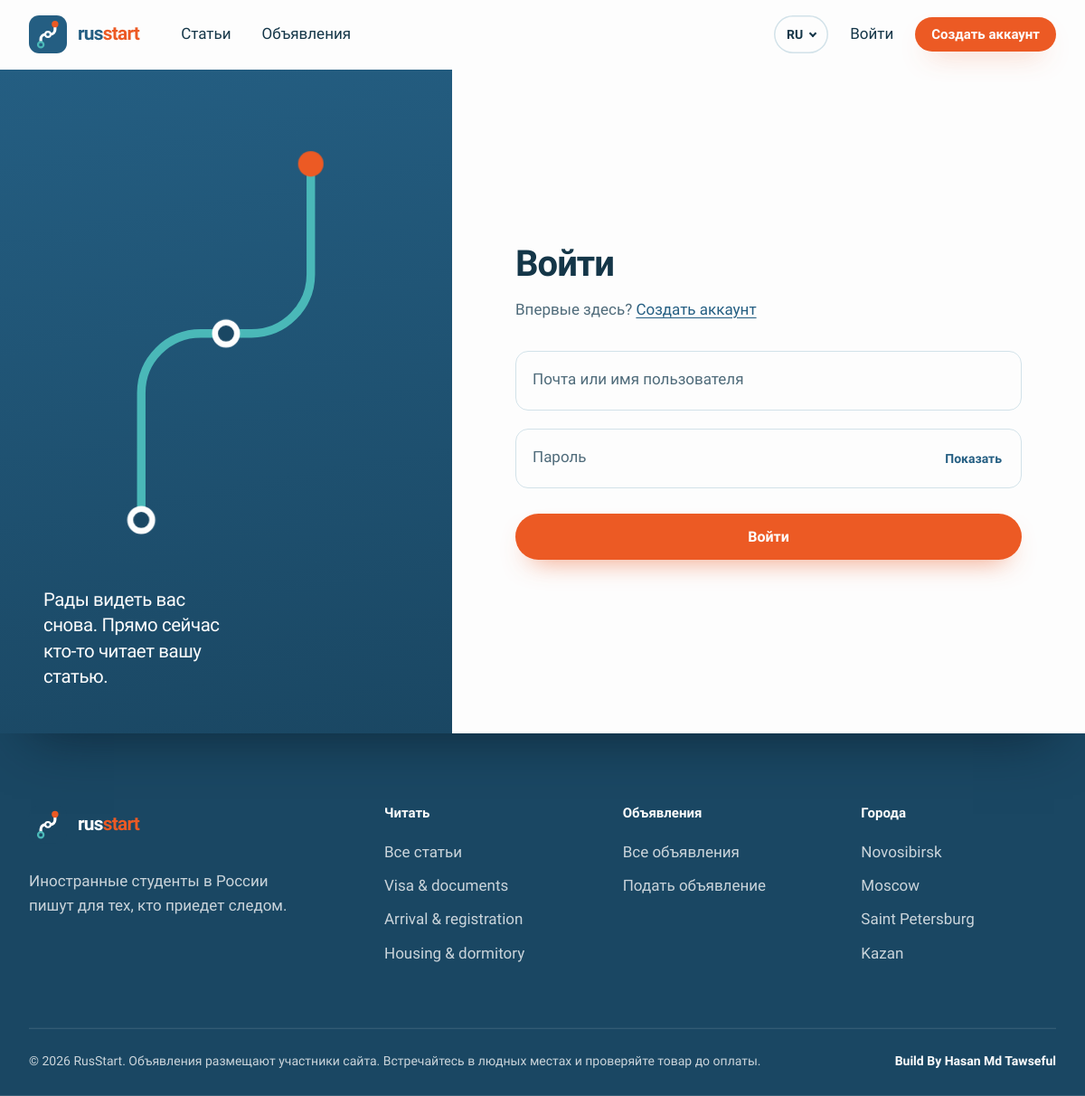
Page /ru/login on the earlier database version.
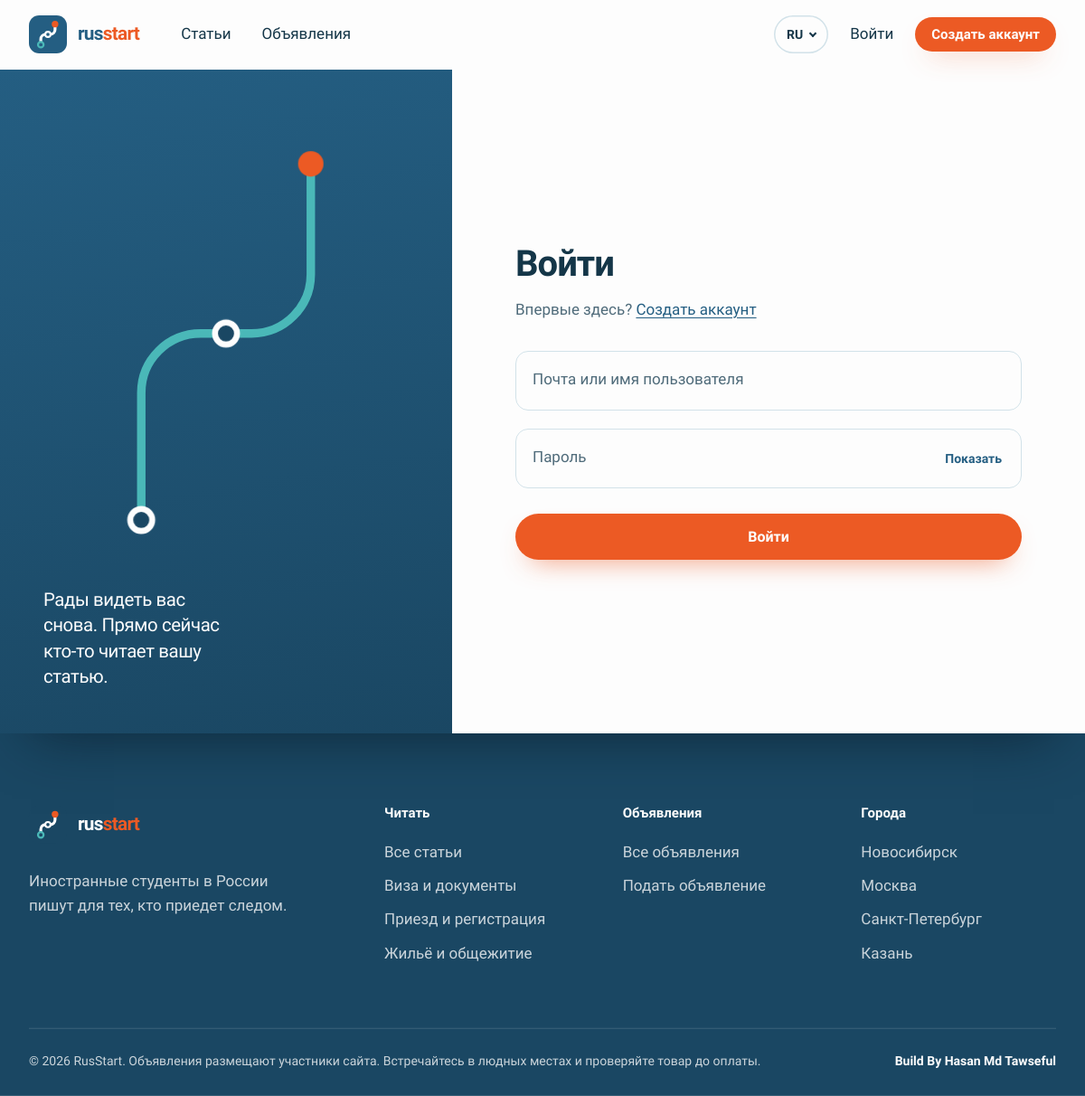
Same page on the later database version.
### tables this page shows
CREATE TABLE IF NOT EXISTS categories (
    id         INT UNSIGNED AUTO_INCREMENT PRIMARY KEY,
    type       ENUM('article','ad') NOT NULL,
    name       VARCHAR(80)  NOT NULL,
    name_ru    VARCHAR(80)  NULL,
    slug       VARCHAR(100) NOT NULL,
    is_default TINYINT(1)   NOT NULL DEFAULT 0,
    created_at TIMESTAMP    NOT NULL DEFAULT CURRENT_TIMESTAMP,
    UNIQUE KEY uq_type_slug (type, slug)
);

CREATE TABLE IF NOT EXISTS cities (
    id         INT UNSIGNED AUTO_INCREMENT PRIMARY KEY,
    name       VARCHAR(80)  NOT NULL,
    name_ru    VARCHAR(80)  NULL,
    slug       VARCHAR(100) NOT NULL UNIQUE,
    is_default TINYINT(1)   NOT NULL DEFAULT 0,
    created_at TIMESTAMP    NOT NULL DEFAULT CURRENT_TIMESTAMP
);

### app/pages/login.php (called while the page is built, shortened)
<?php
render('login', ['title' => t('Log in'), 'bodyClass' => 'is-auth']);

### app/i18n.php (called while the page is built, shortened)
<?php
function t(string $text, ...$args): string
{
    $text = $GLOBALS['strings'][$text] ?? $text;
    return $args ? vsprintf($text, $args) : $text;
}
function et(string $text, ...$args): string
{
    return htmlspecialchars(t($text, ...$args), ENT_QUOTES, 'UTF-8');
}
function name_sql(string $alias): string
{
    return LANG === 'ru' ? "COALESCE(NULLIF($alias.name_ru, ''), $alias.name)" : "$alias.name";
}

### app/auth.php (called while the page is built, shortened)
<?php
function current_user(): ?array
{
    static $user = false;
    if ($user === false) {
        $user = null;
    }
    return $user;
}

### app/db.php (called while the page is built)
<?php
function db(): PDO
{
    static $pdo = null;
    if ($pdo === null) {
        global $config;
        $d = $config['db'];
        $dsn = "mysql:host={$d['host']};port={$d['port']};dbname={$d['name']};charset=utf8mb4";
        try {
            $pdo = new PDO($dsn, $d['user'], $d['pass'], [
                PDO::ATTR_ERRMODE            => PDO::ERRMODE_EXCEPTION,
                PDO::ATTR_DEFAULT_FETCH_MODE => PDO::FETCH_ASSOC,
                PDO::ATTR_EMULATE_PREPARES   => false,
            ]);
        } catch (PDOException $e) {
            http_response_code(500);
            $detail = $config['debug'] ? htmlspecialchars($e->getMessage()) : '';
            exit("<h1>Database is not reachable</h1><p>Check that MySQL is running and the settings in config/config.php are correct.</p><p>$detail</p>");
        }
    }
    return $pdo;
}
function q(string $sql, array $params = []): PDOStatement
{
    $st = db()->prepare($sql);
    $st->execute($params);
    return $st;
}

### config/config.php (called while the page is built, shortened)
<?php
$config = [
    'app_name' => 'RusStart',
    'main_city' => 'novosibirsk',
    'db' => [
        'host' => '127.0.0.1',
        'port' => 3307,
        'name' => 'russtart',
        'user' => 'root',
        'pass' => '',
    ],
    'google' => [
        'client_id'     => '',
        'client_secret' => '',
    ],
    'debug' => true,
    'universities' => [
        'Lomonosov Moscow State University (MSU)',
        'HSE University',
        'RUDN University',
        'Bauman Moscow State Technical University',
        'Moscow Institute of Physics and Technology (MIPT)',
        'Sechenov University',
        'Pirogov Russian National Research Medical University',
        'MGIMO University',
        'Saint Petersburg State University (SPbU)',
        'ITMO University',
        'Peter the Great St. Petersburg Polytechnic University',
        'Kazan Federal University (KFU)',
        'Kazan State Medical University',
        'Novosibirsk State University (NSU)',
        'Tomsk State University (TSU)',
        'Tomsk Polytechnic University (TPU)',
        'Ural Federal University (UrFU)',
        'Lobachevsky University (UNN)',
        'Samara University',
        'Southern Federal University',
        'Kursk State Medical University',
        'Far Eastern Federal University (FEFU)',
        'Immanuel Kant Baltic Federal University',
        'Belgorod State University',
        'Voronezh State University',
    ],
];
$local = __DIR__ . '/config.local.php';
return $config;

### app/bootstrap.php (called while the page is built, shortened)
<?php
$config = require ROOT . '/config/config.php';
require ROOT . '/app/db.php';
require ROOT . '/app/helpers.php';
require ROOT . '/app/i18n.php';
require ROOT . '/app/auth.php';

### app/views/layout.php (the view, shortened to what this page needs)
<?php
$me = current_user();
$here = ROUTE_PATH;
$nav = fn(string $prefix) => str_starts_with($here, $prefix) ? ' aria-current="page"' : '';
$footerTopics = array_slice(all_categories('article'), 0, 3);
?>
<!doctype html>
<html lang="<?= LANG ?>">
<head>
    <link rel="stylesheet" href="<?= asset('css/app.css') ?>">
</head>
<body class="<?= e($bodyClass ?? '') ?>">
<header class="site-header" data-header>
    <div class="wrap header-row">
        <?php partial('logo') ?>
        <nav class="site-nav" id="site-nav" data-nav>
            <ul class="nav-links">
                <li><a href="<?= url('articles') ?>"<?= $nav('/articles') ?>><?= et('Articles') ?></a></li>
                <li><a href="<?= url('market') ?>"<?= $nav('/market') ?>><?= et('Marketplace') ?></a></li>
            </ul>
            <div class="nav-actions">
                <div class="menu lang" data-menu>
                    <button class="lang-btn" type="button" aria-expanded="false" aria-haspopup="true" data-menu-btn>
                        <span class="sr"><?= et('Language') ?>: </span><?= strtoupper(LANG) ?>
                    </button>
                </div>
                <?php if ($me): ?>
                    <a class="btn btn-ghost btn-sm" href="<?= url('market/new') ?>"><?= et('Post an ad') ?></a>
                    <a class="btn btn-primary btn-sm" href="<?= url('articles/new') ?>"><?= et('Write an article') ?></a>
                    <div class="menu account" data-menu>
                        <button class="avatar" type="button" aria-expanded="false" aria-haspopup="true" data-menu-btn>
                            <span class="sr"><?= et('Account menu') ?> </span><?= e(initials($me['name'])) ?>
                        </button>
                        <div class="menu-panel" data-menu-panel>
                            <p class="menu-who"><strong><?= e($me['name']) ?></strong><span>@<?= e($me['username']) ?></span></p>
                            <a href="<?= url('me') ?>"><?= et('My posts') ?></a>
                            <?php if ($me['city_slug']): ?>
                                <a href="<?= url('city/' . $me['city_slug']) ?>"><?= e($me['city_name']) ?></a>
                            <?php endif ?>
                            <form method="post" action="<?= url('logout') ?>">
                                <?= csrf_field() ?>
                                <button type="submit"><?= et('Log out') ?></button>
                            </form>
                        </div>
                    </div>
                <?php else: ?>
                    <a class="nav-login" href="<?= url('login') ?>"><?= et('Log in') ?></a>
                    <a class="btn btn-primary btn-sm" href="<?= url('register') ?>"><?= et('Create account') ?></a>
                <?php endif ?>
            </div>
        </nav>
    </div>
</header>
<main id="main">
<?= $content ?>
</main>
<footer class="site-footer">
    <div class="wrap footer-grid">
        <div class="footer-about">
            <?php partial('logo', ['light' => true]) ?>
            <p><?= et('Written by international students in Russia for the ones arriving next.') ?></p>
        </div>
        <nav aria-label="<?= et('Read') ?>">
            <h2><?= et('Read') ?></h2>
            <a href="<?= url('articles') ?>"><?= et('All articles') ?></a>
            <?php foreach ($footerTopics as $topic): ?>
                <a href="<?= url('articles?category=' . $topic['slug']) ?>"><?= e($topic['name']) ?></a>
            <?php endforeach ?>
        </nav>
        <nav aria-label="<?= et('Marketplace') ?>">
            <h2><?= et('Marketplace') ?></h2>
            <a href="<?= url('market') ?>"><?= et('All advertisements') ?></a>
            <a href="<?= url('market/new') ?>"><?= et('Post an ad') ?></a>
        </nav>
        <nav aria-label="<?= et('Cities') ?>">
            <h2><?= et('Cities') ?></h2>
            <?php foreach (array_slice(all_cities(), 0, 4) as $c): ?>
                <a href="<?= url('city/' . $c['slug']) ?>"><?= e($c['name']) ?></a>
            <?php endforeach ?>
        </nav>
    </div>
    <div class="wrap footer-base">
        <p>&copy; <?= date('Y') ?> RusStart. <?= et('Advertisements are posted by members; meet in public places and check items before paying.') ?></p>
        <p class="footer-credit">Build By Hasan Md Tawseful</p>
    </div>
</footer>
</body>
</html>

### app/views/login.php (shortened to what this page needs)
<section class="auth">
    <?php partial('auth_side', ['text' => t('Good to see you again. Someone is reading what you wrote right now.')]) ?>
    <div class="auth-card">
        <h1><?= et('Log in') ?></h1>
        <p class="auth-lead"><?= et('New here?') ?> <a href="<?= url('register') ?>"><?= et('Create account') ?></a></p>
        <form method="post" action="<?= url('login') ?>" novalidate>
            <?= field('login', t('Email or username'), ['required' => true, 'attrs' => ' autocomplete="username" autocapitalize="none"']) ?>
            <?= field('password', t('Password'), ['type' => 'password', 'required' => true, 'attrs' => ' autocomplete="current-password"']) ?>
            <button class="btn btn-primary btn-block" type="submit"><?= et('Log in') ?></button>
        </form>
    </div>
</section>

### app/views/partials/auth_side.php (shortened to what this page needs)
<div class="auth-side" aria-hidden="true">
    <p><?= e($text) ?></p>
</div>

### app/helpers.php (shortened to what this page needs)
<?php
function e($value): string
{
    return htmlspecialchars((string) $value, ENT_QUOTES, 'UTF-8');
}
function url(string $path = ''): string
{
    return BASE_URL . (LANG === 'ru' ? '/ru' : '') . '/' . ltrim($path, '/');
}
function base_url(string $path = ''): string
{
    return BASE_URL . '/' . ltrim($path, '/');
}
function asset(string $path): string
{
    $file = ROOT . '/assets/' . $path;
    return base_url('assets/' . $path) . '?v=' . (is_file($file) ? filemtime($file) : 1);
}
function render(string $view, array $data = []): void
{
    extract($data);
    require ROOT . "/app/views/$view.php";
    $content = ob_get_clean();
    require ROOT . '/app/views/layout.php';
}
function partial(string $name, array $data = []): void
{
    extract($data);
    require ROOT . "/app/views/partials/$name.php";
}
function old(string $key, $default = ''): string
{
    $v = $_POST[$key] ?? $default;
    return is_string($v) || is_numeric($v) ? (string) $v : '';
}
function all_cities(): array
{
    global $config;
    static $rows = null;
    return $rows ??= q('SELECT c.id, ' . name_sql('c') . ' AS name, c.slug FROM cities c
                        ORDER BY c.slug = ? DESC, c.is_default DESC, IF(c.is_default, c.id, 0), name',
        [$config['main_city']])->fetchAll();
}
function all_categories(string $type): array
{
    return q('SELECT k.id, ' . name_sql('k') . ' AS name, k.slug FROM categories k
              WHERE k.type = ? ORDER BY k.is_default DESC, IF(k.is_default, k.id, 0), name', [$type])->fetchAll();
}
function field_error(string $name): string
{
    global $errors;
    return isset($errors[$name]) ? '<p class="field-error" id="' . e($name) . '-error">' . e($errors[$name]) . '</p>' : '';
}
function field(string $name, string $label, array $o = []): string
{
    global $errors;
    $type  = $o['type'] ?? 'text';
    $value = $o['value'] ?? old($name);
    $attrs = ($o['attrs'] ?? '') . (!empty($o['required']) ? ' required' : '');
    $bad   = isset($errors[$name]);
    $id = 'f-' . $name;
    if ($type === 'textarea') {
        $control = '<textarea id="' . $id . '" name="' . e($name) . '" rows="' . (int) ($o['rows'] ?? 6) . '" placeholder=" "' . $attrs . '>' . e($value) . '</textarea>';
    } else {
        $shown = $type === 'password' ? '' : e($value);
        $control = '<input id="' . $id . '" type="' . e($type) . '" name="' . e($name) . '" value="' . $shown . '" placeholder=" "' . $attrs . '>';
    }
    $toggle = $type === 'password'
        ? '<button type="button" class="field-toggle" data-toggle-password aria-label="' . et('Show password') . '">' . et('Show') . '</button>'
        : '';
    $hint = !empty($o['hint']) ? '<p class="field-hint">' . e($o['hint']) . '</p>' : '';
    return '<div class="field' . ($type === 'textarea' ? ' field-area' : '') . ($bad ? ' has-error' : '') . '">'
        . '<div class="field-box">' . $control . '<label for="' . $id . '">' . e($label) . '</label>' . $toggle . '</div>'
        . field_error($name) . $hint . '</div>';
}

### index.php (shortened to what this page needs)
<?php
require __DIR__ . '/app/bootstrap.php';
$path = ROUTE_PATH;
$slug = '([a-z0-9][a-z0-9-]*)';
$routes = [
    '#^/$#'                           => 'home',
    '#^/go$#'                         => 'go',
    '#^/language/(en|ru)$#'           => 'lang',
    '#^/login$#'                      => 'login',
    '#^/register$#'                   => 'register',
    '#^/logout$#'                     => 'logout',
    '#^/auth/google$#'                => 'google',
    '#^/auth/google/callback$#'       => 'google_callback',
    '#^/complete-profile$#'           => 'complete_profile',
    '#^/me$#'                         => 'me',
    '#^/articles$#'                   => 'articles',
    '#^/articles/new$#'               => 'article_form',
    "#^/articles/$slug/edit$#"        => 'article_form',
    "#^/articles/$slug/delete$#"      => 'article_delete',
    "#^/articles/$slug$#"             => 'article_show',
    '#^/market$#'                     => 'market',
    '#^/market/new$#'                 => 'ad_form',
    "#^/market/$slug/edit$#"          => 'ad_form',
    "#^/market/$slug/delete$#"        => 'ad_delete',
    "#^/market/$slug$#"               => 'ad_show',
    "#^/city/$slug$#"                 => 'city',
];
foreach ($routes as $pattern => $page) {
    if (preg_match($pattern, $path, $m)) {
        require ROOT . "/app/pages/$page.php";
        exit;
    }
}

### app/views/partials/logo.php
<?php
static $logoCount = 0;
$gid = 'logo-grad-' . (++$logoCount);
$route = 'M15 37V30a6 6 0 0 1 6-6h6a6 6 0 0 0 6-6V11';
?>
<a class="logo<?= !empty($light) ? ' logo-light' : '' ?>" href="<?= url() ?>" aria-label="RusStart">
    <svg class="logo-mark" viewBox="0 0 48 48" aria-hidden="true">
        <defs>
            <linearGradient id="<?= $gid ?>" gradientUnits="userSpaceOnUse" x1="15" y1="37" x2="33" y2="11">
                <stop offset="0" stop-color="#4AB8B8"/>
                <stop offset="1" stop-color="#EC5A24"/>
            </linearGradient>
        </defs>
        <rect class="logo-tile" width="48" height="48" rx="13"/>
        <path class="logo-route" d="<?= $route ?>" fill="none" stroke-width="3.6" stroke-linecap="round" pathLength="100"/>
        <path class="logo-travel" d="<?= $route ?>" fill="none" stroke="url(#<?= $gid ?>)" stroke-width="3.6" stroke-linecap="round" pathLength="100"/>
        <circle class="logo-ring logo-s1" cx="15" cy="37" r="3.5" stroke-width="2.6"/>
        <circle class="logo-ring logo-s2" cx="24" cy="24" r="3.3" stroke-width="2.4"/>
        <circle class="logo-dot" cx="33" cy="11" r="4.2"/>
    </svg>
    <span class="logo-word">rus<span>start</span></span>
</a>

Differences in the rows shown:
changed categories (number 1 of 3 on the later page): name "Visa & documents" → "Виза и документы"
changed categories (number 2 of 3 on the later page): name "Arrival & registration" → "Приезд и регистрация"
changed categories (number 3 of 3 on the later page): name "Housing & dormitory" → "Жильё и общежитие"
changed cities (number 1 of 4 on the later page): name "Novosibirsk" → "Новосибирск"
changed cities (number 2 of 4 on the later page): name "Moscow" → "Москва"
changed cities (number 3 of 4 on the later page): name "Saint Petersburg" → "Санкт-Петербург"
changed cities (number 4 of 4 on the later page): name "Kazan" → "Казань"
